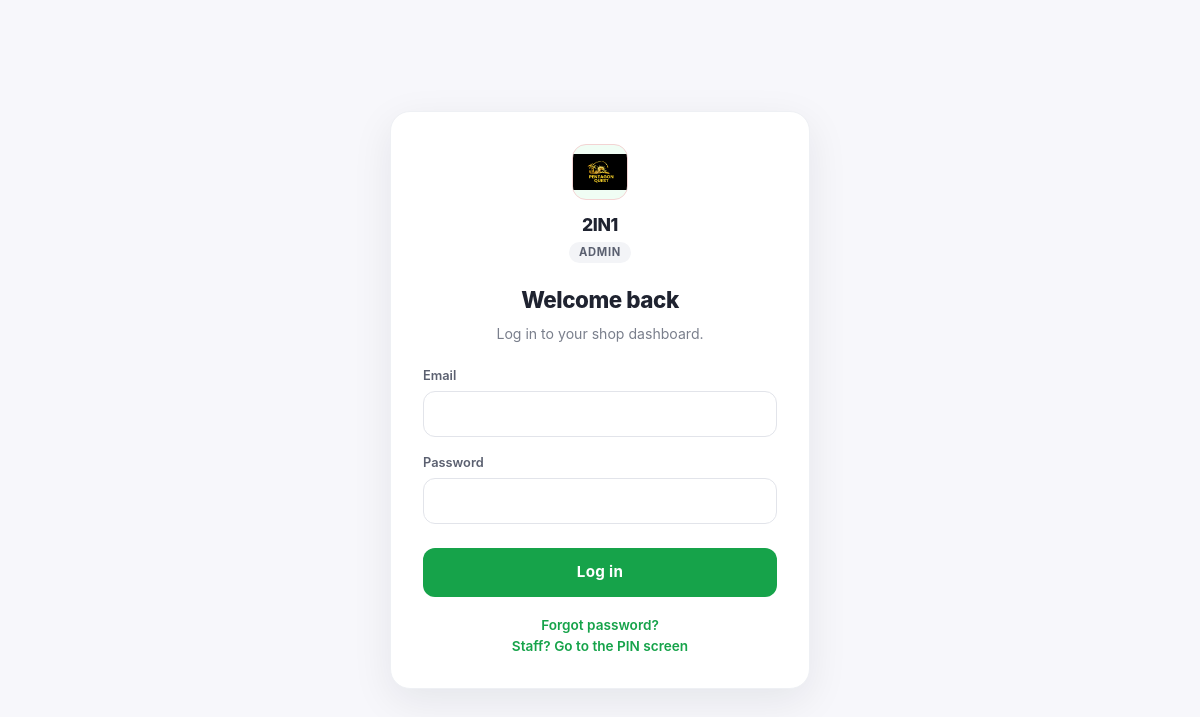
/public/admin/index.php, run on the app's committed database.
### tables this page shows
CREATE TABLE `tenants` (
  `id` int NOT NULL AUTO_INCREMENT,
  `name` varchar(150) NOT NULL,
  `slug` varchar(150) NOT NULL,
  `owner_user_id` int DEFAULT NULL,
  `status` enum('active','suspended','cancelled') NOT NULL DEFAULT 'active',
  `logo_path` varchar(255) DEFAULT NULL,
  `currency` varchar(8) NOT NULL DEFAULT 'KES',
  `phone` varchar(30) DEFAULT NULL,
  `address` varchar(255) DEFAULT NULL,
  `receipt_footer` varchar(255) DEFAULT NULL,
  `kra_pin` varchar(20) DEFAULT NULL,
  `created_at` datetime NOT NULL DEFAULT CURRENT_TIMESTAMP,
  `updated_at` datetime NOT NULL DEFAULT CURRENT_TIMESTAMP ON UPDATE CURRENT_TIMESTAMP,
  PRIMARY KEY (`id`),
  UNIQUE KEY `uq_tenant_slug` (`slug`),
  KEY `idx_tenant_status` (`status`)
);

### public/admin/index.php (called while the page is built)
<?php
require __DIR__ . '/../auth/login.php';

### app/app.php (called while the page is built, shortened)
<?php
require_once __DIR__ . '/helpers/PathConfig.php';
spl_autoload_register(function ($class) {
    foreach (['Models\\' => '/app/models/', 'Controllers\\' => '/app/controllers/'] as $prefix => $dir) {
        if (strpos($class, $prefix) === 0) {
            $file = ROOT_PATH . $dir . substr($class, strlen($prefix)) . '.php';
            if (is_file($file)) { require_once $file; return; }
        }
    }
    foreach (['/app/helpers/', '/app/services/'] as $dir) {
        $file = ROOT_PATH . $dir . $class . '.php';
        if (is_file($file)) { require_once $file; return; }
    }
});

### app/helpers/Database.php (called while the page is built, shortened)
<?php
class Database
{
    private static ?PDO $pdo = null;
    public static function pdo(): PDO
    {
        if (self::$pdo === null) {
            $cfg = require ROOT_PATH . '/app/config/database.php';
            $dsn = sprintf(
                'mysql:host=%s;dbname=%s;charset=%s',
                $cfg['host'],
                $cfg['dbname'],
                $cfg['charset'] ?? 'utf8mb4'
            );
            self::$pdo = new PDO($dsn, $cfg['username'], $cfg['password'], [
                PDO::ATTR_ERRMODE            => PDO::ERRMODE_EXCEPTION,
                PDO::ATTR_DEFAULT_FETCH_MODE => PDO::FETCH_ASSOC,
                PDO::ATTR_EMULATE_PREPARES   => false,
            ]);
            self::$pdo->exec("SET time_zone = '+03:00'");
        }
        return self::$pdo;
    }
}

### app/models/Model.php (called while the page is built, shortened)
<?php
abstract class Model
{
    public function __construct(?PDO $db = null)
    {
        $this->db = $db ?? \Database::pdo();
    }
}

### app/models/TenantModel.php (called while the page is built, shortened)
<?php
class TenantModel extends Model
{
    public function primary(): ?array
    {
        $stmt = $this->db->prepare("SELECT * FROM tenants WHERE slug = 'lucsela-pos' AND status = 'active' LIMIT 1");
        $stmt->execute();
        $row = $stmt->fetch();
        if ($row) {
            return $row;
        }
        $stmt = $this->db->query("SELECT * FROM tenants WHERE status = 'active' ORDER BY id ASC LIMIT 1");
        $row = $stmt->fetch();
        return $row ?: null;
    }
}

### app/helpers/Branding.php (called while the page is built, shortened)
<?php
class Branding
{
    public static function tenantLogo(?array $tenant): string
    {
        if ($tenant && !empty($tenant['logo_path'])) {
            return public_url(self::normalizeStoredPath($tenant['logo_path']));
        }
        return self::loginLogo();
    }
    private static function normalizeStoredPath(string $path): string
    {
        $path = ltrim($path, '/');
        if (strpos($path, 'public/') === 0) {
            $path = substr($path, strlen('public/'));
        }
        return $path;
    }
}

### app/helpers/PathConfig.php (called while the page is built, shortened)
<?php
if (!function_exists('public_url')) {
    function public_url(string $path = ''): string
    {
        $base = defined('BASE_URL') ? (string) BASE_URL : '/public';
        $base = rtrim($base, '/');
        $path = ltrim($path, '/');
        return $base === '' ? '/' . ($path !== '' ? $path : '') : $base . '/' . $path;
    }
}

### public/templates/auth/layout.php (the view, shortened to what this page needs)
<?php
$__authTenant = $__authTenant ?? (new Models\TenantModel(Database::pdo()))->primary();
$__authShop   = $__authTenant['name'] ?? '2in1';
$__authLogo   = Branding::tenantLogo($__authTenant);
?>
<!DOCTYPE html>
<html lang="en">
<head>
    <link href="https://cdn.jsdelivr.net/npm/bootstrap@5.1.3/dist/css/bootstrap.min.css" rel="stylesheet">
    <link rel="stylesheet" href="https://cdnjs.cloudflare.com/ajax/libs/font-awesome/6.5.1/css/all.min.css">
</head>
<body>
    <div class="auth-card">
        <div class="auth-head">
            <div class="logo-icon">
                <?php if ($__authLogo): ?><img src="<?php echo htmlspecialchars($__authLogo); ?>" alt="">
                <?php else: ?><i class="fas fa-layer-group"></i><?php endif; ?>
            </div>
            <span class="logo-name"><?php echo htmlspecialchars($__authShop); ?></span>
            <span class="logo-role">Admin</span>
        </div>
        <div class="auth-body">
            <?php echo $content ?? ''; ?>
        </div>
    </div>
</body>
</html>

### public/templates/auth/layout.php (style rules this page uses)
:root { --pos-green:#16a34a; --pos-green-dark:#15803d; --pos-green-light:#f0fdf4; --pos-bg:#f7f7fb; --pos-ink:#1f2330; }
* { box-sizing:border-box;margin:0;padding:0 }
body { min-height:100vh;display:flex;align-items:center;justify-content:center; background:var(--pos-bg);font-family:-apple-system,'Segoe UI',Roboto,Arial,sans-serif;padding:40px 20px; }
.auth-card { width:420px;max-width:100%;background:#fff;border:1px solid #eef0f4;border-radius:20px; box-shadow:0 12px 40px rgba(16,24,40,.08);overflow:hidden; }
.auth-head { padding:32px 32px 0;text-align:center }
.logo-icon { width:56px;height:56px;border-radius:14px;overflow:hidden;background:var(--pos-green-light); border:1px solid #f3d3d3;display:inline-flex;align-items:center;justify-content:center;margin-bottom:12px }
.logo-icon img { width:100%;height:100%;object-fit:contain }
.logo-name { font-size:1.1rem;font-weight:800;color:var(--pos-ink);letter-spacing:-.02em;display:block }
.logo-role { display:inline-block;margin-top:4px;padding:2px 10px;border-radius:999px;background:#f3f4f7; color:#5b6070;font-size:.7rem;font-weight:700;text-transform:uppercase;letter-spacing:.06em }
.auth-body { padding:20px 32px 32px }

### data on the page
tenants: logo_path (picture), name "2IN1"
